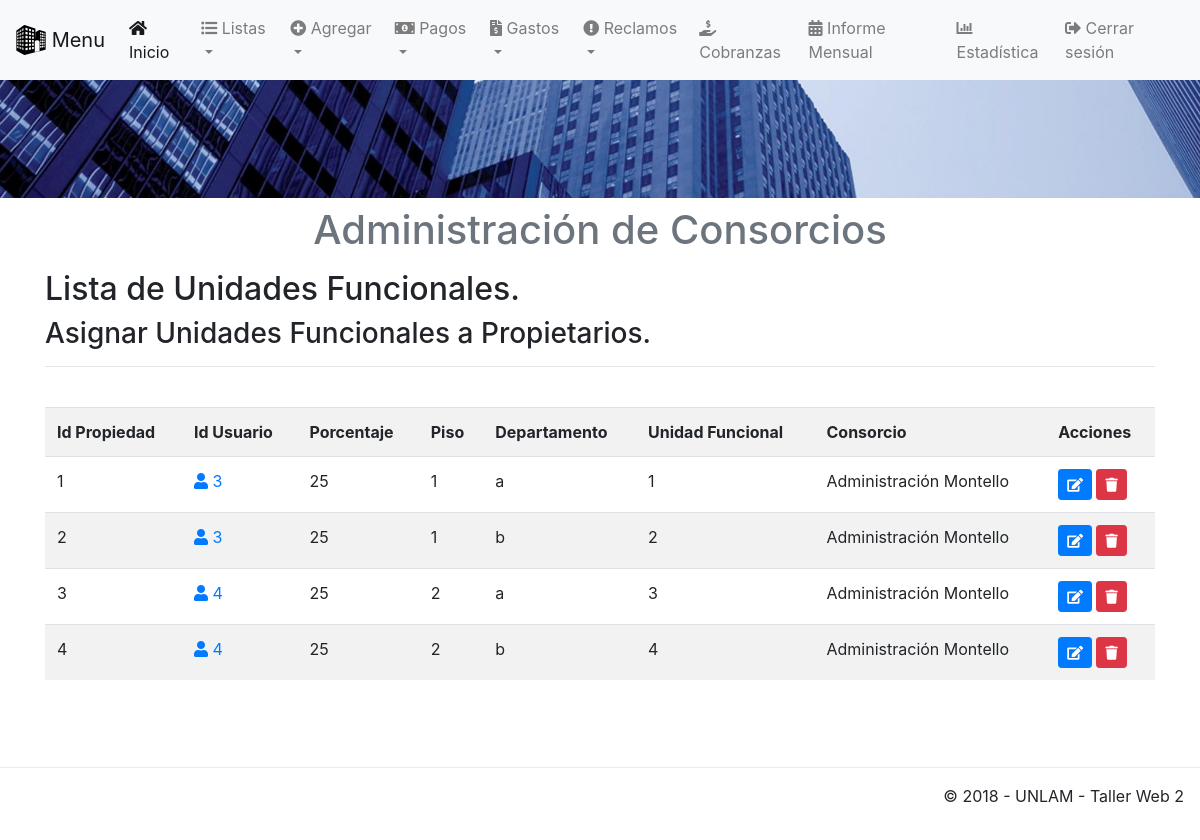
The app's page /app/view/listaUf.php (signed in) with its own data.
### tables this page shows
CREATE TABLE `propiedad` (
  `idPropiedad` int(11) UNSIGNED NOT NULL,
  `idUsuarios` int(11) UNSIGNED DEFAULT NULL,
  `porcentajeParticipacion` int(3) UNSIGNED NOT NULL,
  `piso` int(3) NOT NULL,
  `departamento` varchar(1) NOT NULL,
  `unidadFuncionalLote` varchar(50) NOT NULL,
  `idConsorcio` int(11) UNSIGNED DEFAULT NULL
);

CREATE TABLE `consorcio` (
  `idConsorcio` int(11) UNSIGNED NOT NULL,
  `nombre` varchar(50) NOT NULL,
  `cuit` bigint(11) UNSIGNED NOT NULL,
  `codigoPostal` int(4) NOT NULL,
  `telefono` int(11) NOT NULL,
  `correo` varchar(50) NOT NULL,
  `direccion` varchar(70) NOT NULL
);

### app/view/listaUf.php (the view, shortened to what this page needs)
<!DOCTYPE html>
<html lang="es">
<?php include('template/head.php'); ?>
    <body>
    <?php
        include('template/nav.php');
        include('template/header.php'); ?>
        <div class="container">
		<div class="content">
			<h2>Lista de Unidades Funcionales.</h2>
            <h3>Asignar Unidades Funcionales a Propietarios.</h3>
			<hr />
			<br />
			<div class="table-responsive">
			<table class="table table-striped table-hover">
				<tr>
					<th>Id Propiedad</th>
					<th>Id Usuario</th>
                    <th>Porcentaje</th>
                    <th>Piso</th>
                    <th>Departamento</th>
                    <th>Unidad Funcional</th>
					<th>Consorcio</th>
                    <th>Acciones</th>
				</tr>
				<?php
					$sql = mysqli_query($conexion, "SELECT * FROM propiedad JOIN consorcio ON propiedad.idConsorcio=consorcio.idConsorcio ORDER BY idPropiedad ASC");
				if(mysqli_num_rows($sql) == 0){
					echo '<tr><td colspan="8">No hay datos.</td></tr>';
				}else{
					while($row = mysqli_fetch_assoc($sql)){
						echo '
						<tr>
							<td>'.$row['idPropiedad'].'</td>
                            <td><a href="perfil.php?nik='.$row['idUsuarios'].'"><span class="fas fa-user" aria-hidden="true"></span> '.$row['idUsuarios'].'</a></td>
                            <td>'.$row['porcentajeParticipacion'].'</td>
                            <td>'.$row['piso'].'</td>
                            <td>'.$row['departamento'].'</td>
                            <td>'.$row['unidadFuncionalLote'].'</td>
							<td>'.$row['nombre'].'</td>
							<td>
								<a href="abm/editarUf.php?nik='.$row['idPropiedad'].'" title="Editar Usuario Asignado" class="btn btn-primary btn-sm"><span class="fas fa-edit" aria-hidden="true"></span></a>
								<a href="listaUf.php?aksi=delete&nik='.$row['idPropiedad'].'" title="Eliminar" onclick="return confirm(\'Esta seguro de borrar los datos: N°UnidadFuncional: '.$row['unidadFuncionalLote'].'?\')" class="btn btn-danger btn-sm"><span class="fas fa-trash" aria-hidden="true"></span></a>
							</td>
						</tr>
						';
					}
				}
				?>
			</table>
			</div>
		</div>
	</div><center>
    <div class="corte">
    </div>
    <?php include('template/footer.php'); ?>
    </body>
</html>

### public/css/all.css (style rules this page uses)
.fa,.fab,.fal,.far,.fas { -moz-osx-font-smoothing:grayscale;-webkit-font-smoothing:antialiased;display:inline-block;font-style:normal;font-variant:normal;text-rendering:auto;line-height:1 }
.fa-edit:before { content:"\f044" }
.fa-trash:before { content:"\f1f8" }
.fa-user:before { content:"\f007" }
.fa,.far,.fas { font-family:"Font Awesome 5 Free" }
.fa,.fas { font-weight:900 }

### public/css/estilos.css (style rules this page uses)
.corte { width: 100%; clear: both; height: 9rem; }

### records on screen
propiedad: idPropiedad "1", idUsuarios "3", porcentajeParticipacion "25", piso "1", departamento "a", unidadFuncionalLote "1", idConsorcio.nombre "Administración Montello"
propiedad: idPropiedad "2", idUsuarios "3", porcentajeParticipacion "25", piso "1", departamento "b", unidadFuncionalLote "2", idConsorcio.nombre "Administración Montello"
propiedad: idPropiedad "3", idUsuarios "4", porcentajeParticipacion "25", piso "2", departamento "a", unidadFuncionalLote "3", idConsorcio.nombre "Administración Montello"
propiedad: idPropiedad "4", idUsuarios "4", porcentajeParticipacion "25", piso "2", departamento "b", unidadFuncionalLote "4", idConsorcio.nombre "Administración Montello"
